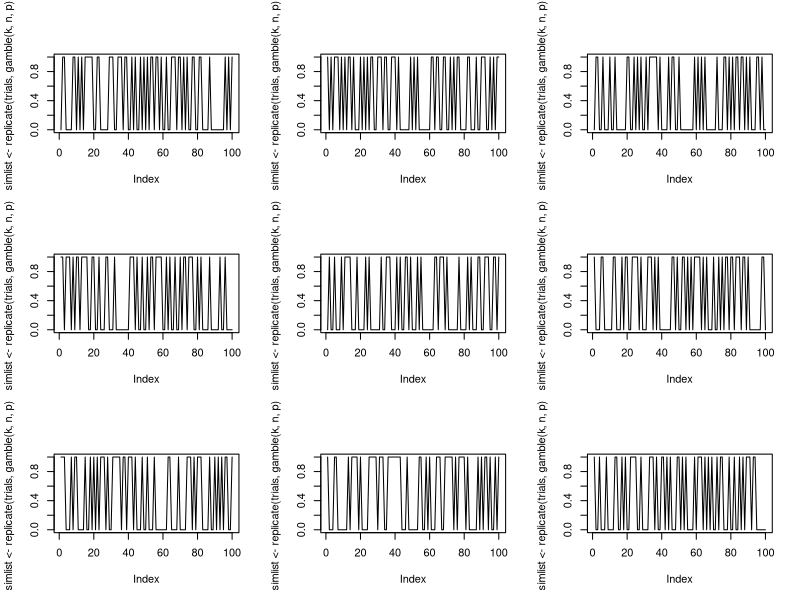

Reproduce this figure in R.
#n neshan dahandeye meghdari hast ke agar sarmaye be on berese ghomarbaz barande mishavad
#k neshan dahandeye sarmaye avalie ghomarbaz mibashad
#p neshan dahandeye ehtemal barande shodan ghomar baz dar har dast az bazi mibashad
#mean(simlist) neshan dahadeye ehtemal bazande shodan ghomar baz mibashad
gamble<-function(k,n,p){
  state=k
  while(0<state & state<n) {
    bet=sample(c(1,-1),1,prob=c(p,1-p))
    state=state+bet
  }
  if(state==0) return(1) else return(0)
}
k<-6
n<-10
p<-1/2
trials<-100
simlist<-replicate(trials,gamble(k,n,p))
mean(simlist) 
par(mfrow=c(3,3))
replicate(9,plot(simlist<-replicate(trials,gamble(k,n,p)),type = "l"))
